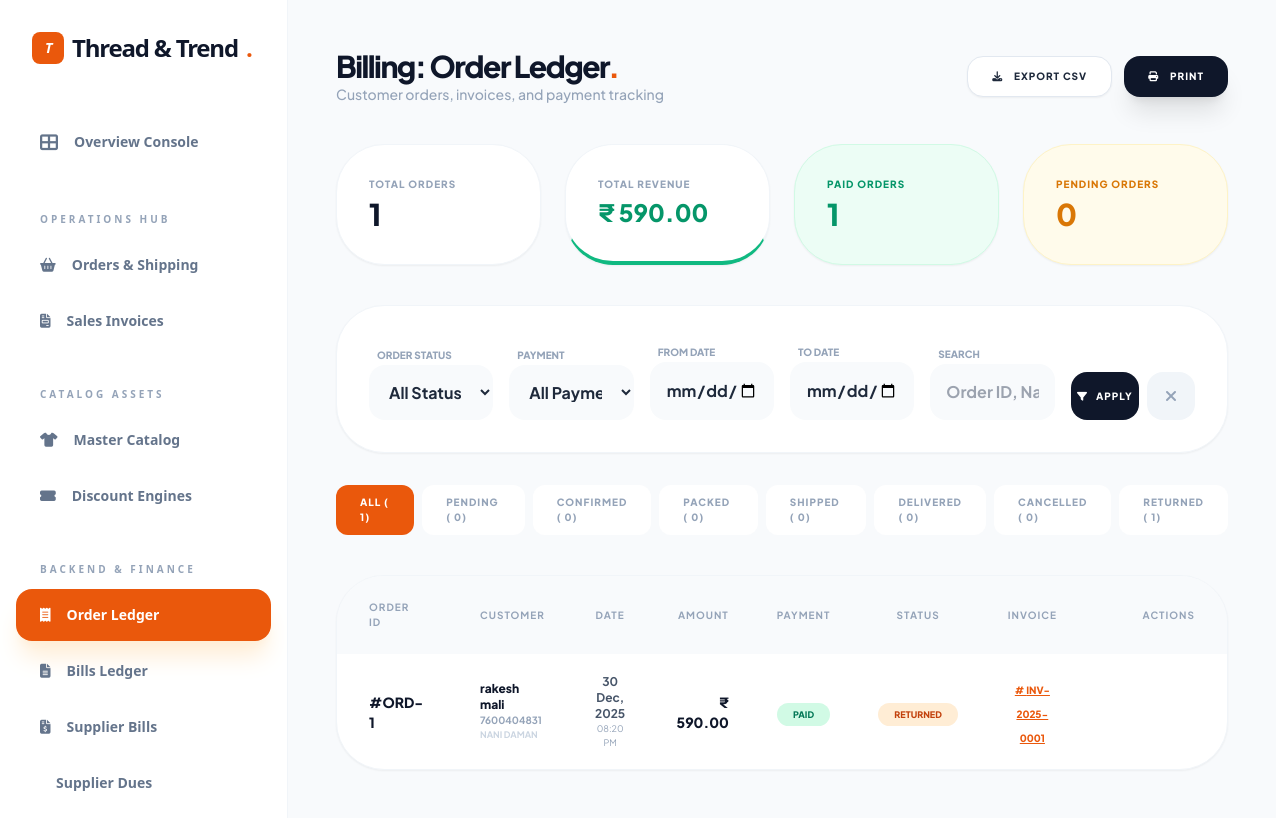
The app's page /admin/billing/order-list.php (signed in) with its own data.
### tables this page shows
CREATE TABLE `orders` (
  `order_id` int(11) NOT NULL,
  `user_id` int(11) NOT NULL,
  `order_type` enum('retail','wholesale') DEFAULT 'retail',
  `order_status` enum('pending','confirmed','packed','shipped','delivered','cancelled','returned') DEFAULT 'pending',
  `payment_status` enum('pending','paid','failed','refunded') DEFAULT 'pending',
  `payment_method` enum('card','upi','wallet','cod') DEFAULT 'cod',
  `total_amount` decimal(10,2) NOT NULL,
  `gst_amount` decimal(10,2) DEFAULT 0.00,
  `discount_amount` decimal(10,2) DEFAULT 0.00,
  `created_at` datetime DEFAULT current_timestamp(),
  `updated_at` datetime DEFAULT current_timestamp() ON UPDATE current_timestamp()
);

CREATE TABLE `users` (
  `user_id` int(11) NOT NULL,
  `name` varchar(100) NOT NULL,
  `email` varchar(100) NOT NULL,
  `password` varchar(255) NOT NULL,
  `google_id` varchar(255) DEFAULT NULL,
  `phone` varchar(15) DEFAULT NULL,
  `address` text DEFAULT NULL,
  `city` varchar(50) DEFAULT NULL,
  `state` varchar(50) DEFAULT NULL,
  `country` varchar(50) DEFAULT NULL,
  `pincode` varchar(10) DEFAULT NULL,
  `gst_number` varchar(15) DEFAULT NULL,
  `business_name` varchar(150) DEFAULT NULL,
  `role` enum('user','admin') DEFAULT 'user',
  `status` enum('active','inactive') DEFAULT 'active',
  `is_verified_wholesale` tinyint(1) DEFAULT 0,
  `created_at` datetime DEFAULT current_timestamp(),
  `updated_at` datetime DEFAULT current_timestamp() ON UPDATE current_timestamp()
);

CREATE TABLE `invoices` (
  `invoice_id` int(11) NOT NULL,
  `order_id` int(11) NOT NULL,
  `invoice_number` varchar(50) DEFAULT NULL,
  `invoice_date` datetime DEFAULT current_timestamp(),
  `gst_total` decimal(10,2) DEFAULT 0.00,
  `subtotal` decimal(10,2) NOT NULL,
  `total_amount` decimal(10,2) NOT NULL,
  `created_at` datetime DEFAULT current_timestamp(),
  `updated_at` datetime DEFAULT current_timestamp() ON UPDATE current_timestamp()
);

### admin/billing/order-list.php (the view, shortened to what this page needs)
<?php
$base_path = $_SERVER['DOCUMENT_ROOT'] . '/ecommerce-website/';
require_once $base_path . 'config/database.php';
include $base_path . 'includes/admin-header.php';
include $base_path . 'includes/sidebar.php';
function getStatusStyle($status)
{
    $status = strtolower(trim($status));
    return match ($status) {
        'pending' => 'bg-amber-100 text-amber-700',
        'confirmed' => 'bg-blue-100 text-blue-700',
        'packed' => 'bg-slate-900 text-white',
        'shipped' => 'bg-purple-100 text-purple-700',
        'delivered' => 'bg-emerald-100 text-emerald-700',
        'cancelled' => 'bg-red-100 text-red-700',
        'returned' => 'bg-orange-100 text-orange-700',
        default => 'bg-slate-100 text-slate-400',
    };
}
function getPaymentStyle($status)
{
    $status = strtolower(trim($status));
    return match ($status) {
        'paid', 'completed' => 'bg-emerald-100 text-emerald-700',
        'pending' => 'bg-amber-100 text-amber-700',
        'failed' => 'bg-red-100 text-red-700',
        'refunded' => 'bg-blue-100 text-blue-700',
        default => 'bg-slate-100 text-slate-400',
    };
}
$status_filter = $_GET['status'] ?? 'all';
$date_from = $_GET['date_from'] ?? '';
$date_to = $_GET['date_to'] ?? '';
$search_query = $_GET['search'] ?? '';
$where_clauses = [];
$where_sql = !empty($where_clauses) ? "WHERE " . implode(" AND ", $where_clauses) : "";
$sql = "SELECT o.*, u.name as customer_name, u.phone, u.email, u.city, i.invoice_id, i.invoice_number
        FROM orders o
        JOIN users u ON o.user_id = u.user_id
        LEFT JOIN invoices i ON o.order_id = i.order_id
        $where_sql
        ORDER BY o.created_at DESC";
$stmt = $pdo->prepare($sql);
$stmt->execute();
$orders = $stmt->fetchAll();
$total_orders = count($orders);
$total_revenue = array_sum(array_column($orders, 'total_amount'));
$paid_orders = count(array_filter($orders, fn($o) => strtolower($o['payment_status'] ?? '') === 'paid'));
$pending_orders = count(array_filter($orders, fn($o) => strtolower($o['order_status']) === 'pending'));
$counts = $pdo->query("SELECT order_status, COUNT(*) as qty FROM orders GROUP BY order_status")->fetchAll(PDO::FETCH_KEY_PAIR);
$all_statuses = ['pending', 'confirmed', 'packed', 'shipped', 'delivered', 'cancelled', 'returned'];
?>
<main class="p-6 lg:p-12 bg-[#f8fafc] min-h-screen">
    <div class="mb-10 flex flex-col md:flex-row justify-between items-start md:items-center gap-6">
        <div>
            <h2 class="text-3xl font-black tracking-tighter text-slate-900">Billing: Order Ledger<span
                    class="text-orange-600">.</span></h2>
            <p class="text-slate-400 text-sm font-medium">Customer orders, invoices, and payment tracking</p>
        </div>
        <div class="flex gap-3">
            <button onclick="exportToCSV()"
                class="bg-white border border-slate-200 px-6 py-3 rounded-2xl text-[10px] font-black uppercase tracking-widest hover:bg-slate-50 transition-all shadow-sm">
                <i class="fas fa-download mr-2"></i> Export CSV
            </button>
            <button onclick="window.print()"
                class="bg-slate-900 text-white px-6 py-3 rounded-2xl text-[10px] font-black uppercase tracking-widest hover:bg-orange-600 transition-all shadow-xl">
                <i class="fas fa-print mr-2"></i> Print
            </button>
        </div>
    </div>
    <div class="grid grid-cols-1 md:grid-cols-4 gap-6 mb-10">
        <div class="bg-white p-8 rounded-[3rem] border border-slate-100 shadow-sm">
            <p class="text-[10px] font-black text-slate-400 uppercase tracking-widest mb-1">Total Orders</p>
            <h3 class="text-3xl font-black text-slate-900">
                <?= $total_orders ?>
            </h3>
        </div>
        <div class="bg-white p-8 rounded-[3rem] border border-slate-100 shadow-sm border-b-4 border-b-emerald-500">
            <p class="text-[10px] font-black text-slate-400 uppercase tracking-widest mb-1">Total Revenue</p>
            <h3 class="text-2xl font-black text-emerald-600">₹
                <?= number_format($total_revenue, 2) ?>
            </h3>
        </div>
        <div class="bg-emerald-50 p-8 rounded-[3rem] border border-emerald-100 shadow-sm">
            <p class="text-[10px] font-black text-emerald-600 uppercase tracking-widest mb-1">Paid Orders</p>
            <h3 class="text-3xl font-black text-emerald-600">
                <?= $paid_orders ?>
            </h3>
        </div>
        <div class="bg-amber-50 p-8 rounded-[3rem] border border-amber-100 shadow-sm">
            <p class="text-[10px] font-black text-amber-600 uppercase tracking-widest mb-1">Pending Orders</p>
            <h3 class="text-3xl font-black text-amber-600">
                <?= $pending_orders ?>
            </h3>
        </div>
    </div>
    <div class="bg-white p-8 rounded-[3rem] border border-slate-100 shadow-sm mb-8">
        <form method="GET" class="grid grid-cols-1 md:grid-cols-6 gap-4 items-end">
            <div>
                <label class="text-[10px] font-black uppercase text-slate-400 ml-2">Order Status</label>
                <select name="status" class="w-full bg-slate-50 p-4 rounded-2xl font-bold outline-none">
                    <option value="all">All Status</option>
                </select>
            </div>
            <div>
                <label class="text-[10px] font-black uppercase text-slate-400 ml-2">Payment</label>
                <select name="payment" class="w-full bg-slate-50 p-4 rounded-2xl font-bold outline-none">
                    <option value="all">All Payments</option>
                </select>
            </div>
            <div>
                <label class="text-[10px] font-black uppercase text-slate-400 ml-2">From Date</label>
                <input type="date" name="date_from" value="<?= $date_from ?>"
                    class="w-full bg-slate-50 p-4 rounded-2xl font-bold outline-none">
            </div>
            <div>
                <label class="text-[10px] font-black uppercase text-slate-400 ml-2">To Date</label>
                <input type="date" name="date_to" value="<?= $date_to ?>"
                    class="w-full bg-slate-50 p-4 rounded-2xl font-bold outline-none">
            </div>
            <div>
                <label class="text-[10px] font-black uppercase text-slate-400 ml-2">Search</label>
                <input type="text" name="search" value="<?= htmlspecialchars($search_query) ?>"
                    placeholder="Order ID, Name..." class="w-full bg-slate-50 p-4 rounded-2xl font-bold outline-none">
            </div>
            <div class="flex gap-2">
                <button type="submit"
                    class="flex-1 bg-slate-900 text-white py-4 rounded-2xl text-[10px] font-black uppercase tracking-widest hover:bg-orange-600 transition-all">
                    <i class="fas fa-filter mr-2"></i>Apply
                </button>
                <a href="order-list.php"
                    class="w-12 h-12 flex items-center justify-center bg-slate-100 text-slate-400 rounded-2xl hover:bg-red-50 hover:text-red-500 transition-all">
                    <i class="fas fa-times"></i>
                </a>
            </div>
        </form>
    </div>
    <div class="flex gap-2 overflow-x-auto pb-4 mb-6">
        <a href="?status=all"
            class="px-6 py-2.5 rounded-xl text-[10px] font-black uppercase tracking-widest transition-all <?= $status_filter == 'all' ? 'bg-orange-600 text-white' : 'bg-white text-slate-400 hover:bg-slate-50' ?>">
            All (
            <?= array_sum($counts) ?>)
        </a>
        <?php foreach ($all_statuses as $st): ?>
            <a href="?status=<?= $st ?>"
                class="px-6 py-2.5 rounded-xl text-[10px] font-black uppercase tracking-widest transition-all <?= $status_filter == $st ? 'bg-orange-600 text-white' : 'bg-white text-slate-400 hover:bg-slate-50' ?>">
                <?= ucfirst($st) ?> (
                <?= $counts[$st] ?? 0 ?>)
            </a>
        <?php endforeach; ?>
    </div>
    <div class="bg-white rounded-[3rem] border border-slate-100 shadow-sm overflow-hidden">
        <table class="w-full text-left">
            <thead class="bg-slate-50 text-[10px] font-black text-slate-400 uppercase tracking-widest">
                <tr>
                    <th class="px-8 py-6">Order ID</th>
                    <th class="px-6 py-6">Customer</th>
                    <th class="px-6 py-6 text-center">Date</th>
                    <th class="px-6 py-6 text-right">Amount</th>
                    <th class="px-6 py-6 text-center">Payment</th>
                    <th class="px-6 py-6 text-center">Status</th>
                    <th class="px-6 py-6 text-center">Invoice</th>
                    <th class="px-8 py-6 text-right">Actions</th>
                </tr>
            </thead>
            <tbody class="divide-y divide-slate-50">
                <?php foreach ($orders as $o): ?>
                    <tr class="hover:bg-slate-50 transition-all group">
                        <td class="px-8 py-5">
                            <p class="text-sm font-black text-slate-900">#ORD-
                                <?= $o['order_id'] ?>
                            </p>
                        </td>
                        <td class="px-6 py-5">
                            <p class="text-xs font-black text-slate-900">
                                <?= htmlspecialchars($o['customer_name']) ?>
                            </p>
                            <p class="text-[10px] text-slate-400 font-bold">
                                <?= $o['phone'] ?>
                            </p>
                            <?php if ($o['city']): ?>
                                <p class="text-[9px] text-slate-300 font-bold uppercase">
                                    <?= $o['city'] ?>
                                </p>
                            <?php endif; ?>
                        </td>
                        <td class="px-6 py-5 text-center">
                            <p class="text-xs font-bold text-slate-600">
                                <?= date('d M, Y', strtotime($o['created_at'])) ?>
                            </p>
                            <p class="text-[9px] text-slate-400">
                                <?= date('h:i A', strtotime($o['created_at'])) ?>
                            </p>
                        </td>
                        <td class="px-6 py-5 text-right">
                            <p class="text-sm font-black text-slate-900">₹
                                <?= number_format($o['total_amount'], 2) ?>
                            </p>
                        </td>
                        <td class="px-6 py-5 text-center">
                            <span
                                class="px-4 py-1.5 rounded-xl text-[9px] font-black uppercase <?= getPaymentStyle($o['payment_status'] ?? 'pending') ?>">
                                <?= $o['payment_status'] ?? 'N/A' ?>
                            </span>
                        </td>
                        <td class="px-6 py-5 text-center">
                            <span
                                class="px-4 py-1.5 rounded-xl text-[9px] font-black uppercase <?= getStatusStyle($o['order_status']) ?>">
                                <?= $o['order_status'] ?>
                            </span>
                        </td>
                        <td class="px-6 py-5 text-center">
                            <?php if ($o['invoice_id']): ?>
                                <a href="invoice-view.php?id=<?= $o['invoice_id'] ?>"
                                    class="text-[10px] font-black text-orange-600 hover:text-orange-800 underline">
                                    #
                                    <?= $o['invoice_number'] ?? $o['invoice_id'] ?>
                                </a>
                            <?php else: ?>
                                <span class="text-[10px] text-slate-300">—</span>
                            <?php endif; ?>
                        </td>
                        <td class="px-8 py-5 text-right">
                        </td>
                    </tr>
                <?php endforeach; ?>
            </tbody>
        </table>
    </div>
</main>
<?php include $base_path . 'includes/admin-footer.php'; ?>

### includes/admin-header.php (style rules this page uses)
body { font-family: 'Plus Jakarta Sans', sans-serif; background-color: #f8fafc; color: #1e293b; overflow-x: hidden; }

### records on screen
orders: payment_status "1", order_status "0", order_id "1", user.name "rakesh mali", user.phone "7600404831", user.city "NANI DAMAN", created_at "30 Dec, 2025", created_at "08:20 PM", total_amount "590.00", payment_status "PAID", order_status "RETURNED", invoices.invoice_number "INV-2025-0001"

### other values on screen
$total_orders "1"
$total_revenue "590.00"
array_sum($counts) "1"
$st "PENDING"
$counts[$st] "0"
$st "CONFIRMED"
$st "PACKED"
$st "SHIPPED"
$st "DELIVERED"
$st "CANCELLED"
$st "RETURNED"
$counts[$st] "1"
